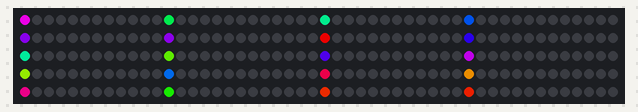
This program was run on a simulated MicroPython board. On the bench: 250 RGB LEDs in strip order, left to right, continuing on the next row. Dim RGB values are drawn brighter than linear; random numbers come from a fixed seed.

Above: at 0.6 s.
At 1.36 s:
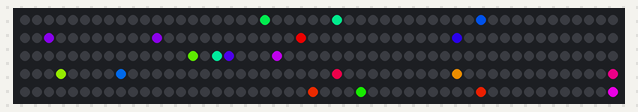
At 6.16 s:
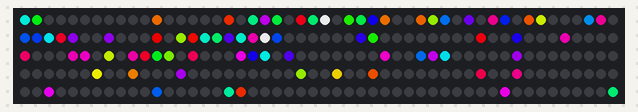
At 11.03 s:
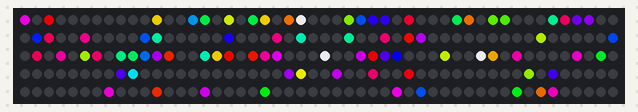
At 20.66 s:
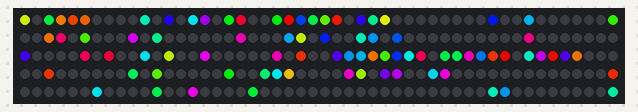
At 39.88 s:
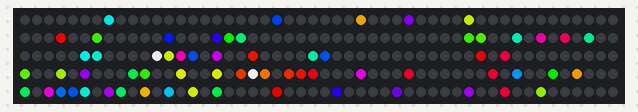

The program:

main.py
```python
import machine, neopixel
import math
from utime import ticks_diff, ticks_ms, ticks_add, sleep_ms
import urandom

PIN = 4
NUM_PIXEL = 250
MAX_ITENSITY = 190
V_MIN = -15
V_MAX = 15
MAX_ZEIGER = 125
MIN_ZEIGER = 1


def randint(min, max):
    span = max - min + 1
    div = 0x3fffffff // span
    offset = urandom.getrandbits(30) // div
    val = min + offset
    return val

def test_pin(pin):
    x = neopixel.NeoPixel(machine.Pin(pin), 100)
    for i in range(100):
        x[i] = (100,100,0)
    x.write()

class KreisAuge:
    def __init__(self):
        self.np = neopixel.NeoPixel(machine.Pin(PIN), NUM_PIXEL)
        self.start_h = 0

        for i in range(NUM_PIXEL):
            r,g,b = hsv_to_rgb( int(self.start_h + i*(360. / NUM_PIXEL)) %360, 1, 1)

            self.np[i] = (r,g,b)

        self.np.write()
        self.change = False
        self.step_time = 100
        self.last_step = ticks_ms()
        self.reset_zeiger()
        #self.mass_bias = randint(1,100)/100.
    def reset_zeiger(self, n = 20):
        self.n = n
        for i in range(NUM_PIXEL):
            self.np[i] = (0, 0, 0)
        self.zeiger_pos = [i * NUM_PIXEL // self.n for i in range(self.n)]
        self.zeiger_v = [randint(V_MIN, V_MAX) for _ in range(self.n)]
        for i in range(len(self.zeiger_v)):
            if self.zeiger_v[i] == 0:
                self.zeiger_v[i] = 1
        self.zeiger_color = [hsv_to_rgb(randint(0,360), 1, 1) for _i in range(self.n)]
        self.zeiger_counter = [0 for _ in range(self.n)]

        for i in range(self.n):
            self.np[self.zeiger_pos[i]] = self.zeiger_color[i]
            self.np.write()
            sleep_ms(20)

    def step(self, ticks):
        if abs(ticks - self.last_step) >600000:
            self.reset_zeiger(randint(MIN_ZEIGER,MAX_ZEIGER))
            self.last_step = ticks_ms()
        for i in range(self.n):
            if self.zeiger_v[i] == 0:
                #Why can a pixel have 0 Velocity?
                continue
            self.zeiger_counter[i] = (self.zeiger_counter[i] + 1 ) % abs(self.zeiger_v[i])
            if self.zeiger_counter[i] == 0:
                self.zeiger_pos[i] = (self.zeiger_pos[i] + 1) % NUM_PIXEL if self.zeiger_v[i] > 0 else (self.zeiger_pos[i] - 1) % NUM_PIXEL
        for i in range(NUM_PIXEL):
            self.np[i] = (0,0,0)

        i = 0
        mass_bias = math.cos(ticks/30000)+1
        while i < self.n:
            if i >= len(self.zeiger_pos):
                print("Should never happen, but who knows")
                break
            if sum(self.np[self.zeiger_pos[i]]) > 0:
                if randint(0,10) >= 8: #Check, if we want to add or remove a Zeiger
                    urandom_event = randint(MIN_ZEIGER, MAX_ZEIGER)
                    if urandom_event *mass_bias > self.n: #Adding
                        self.add_zeiger(pos=self.zeiger_pos[i])
                        self.np[self.zeiger_pos[i]] = (MAX_ITENSITY,MAX_ITENSITY, MAX_ITENSITY)
                    elif urandom_event < self.n: # Removing
                        self.np[self.zeiger_pos[i]] = (0, 0, 0)
                        self.remove_zeiger(i)
                        continue
            else:
                self.np[self.zeiger_pos[i]] = self.zeiger_color[i]
            i += 1
        self.np.write()

    def add_zeiger(self, pos=None, v=None):
        if len(self.zeiger_pos) < MAX_ZEIGER:
            if pos:
                self.zeiger_pos.append(pos)
            else:
                self.zeiger_pos.append(randint(0, NUM_PIXEL))
            if v:
                self.zeiger_v.append(v)
            else:
                new_v = randint(V_MIN,V_MAX)
                if new_v == 0:
                    new_v = 1
                self.zeiger_v.append(new_v)
            self.zeiger_color.append(hsv_to_rgb(randint(0,360), 1, 1))
            self.zeiger_counter.append(0)
            self.n = len(self.zeiger_pos)

    def remove_zeiger(self, idx=-1):
        if len(self.zeiger_pos) > MIN_ZEIGER:
            if idx < 0 or idx > len(self.zeiger_pos):
                idx = randint(0,len(self.zeiger_pos))
            self.zeiger_pos.pop(idx)
            self.zeiger_v.pop(idx)
            self.zeiger_color.pop(idx)
            self.zeiger_counter.pop(idx)
            self.n = len(self.zeiger_pos)

def hsv_to_rgb(h,s,v):
    h60 = h / 60.0
    c = s * v
    x = c * (1 - abs(h60 % 2 - 1))
    hi = int(h60) % 6
    r, g, b = 0, 0, 0
    if hi == 0:
        r, g, b = c, x, 0
    elif hi == 1:
        r, g, b = x, c, 0
    elif hi == 2:
        r, g, b = 0, c, x
    elif hi == 3:
        r, g, b = 0, x, c
    elif hi == 4:
        r, g, b = x, 0, c
    elif hi == 5:
        r, g, b = c, 0, x
    r, g, b = int(r * MAX_ITENSITY), int(g * MAX_ITENSITY), int(b * MAX_ITENSITY)
    return r, g, b


def main(ka):

    while True:

        ticks = ticks_ms()
        sleep_ms(20)
        ka.step(ticks)


if __name__ == "__main__":
    ka = KreisAuge()
    main(ka)
```
